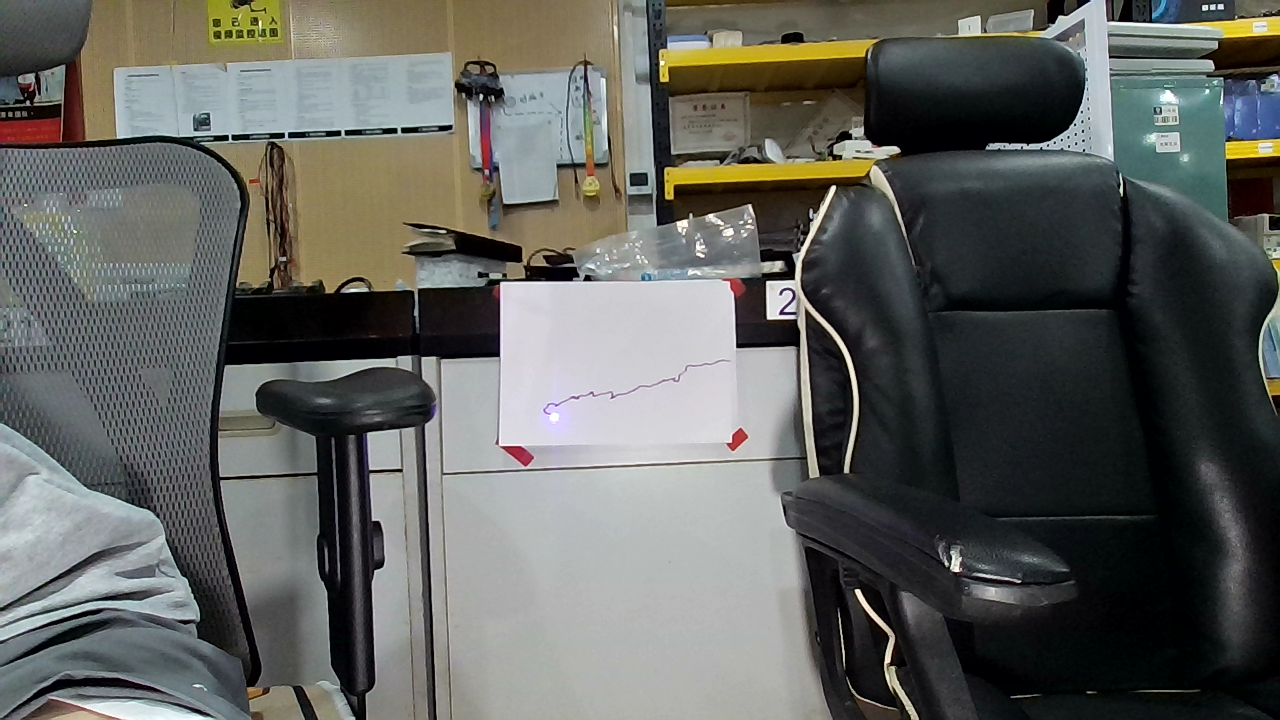
#> input picture opencv/photo_1753685422.png, 1280 x 720 px, given in place of the camera
$ python HSV.py
#> lines starting #> are read from the running program, lines starting #| are printed output that depends on the picture; after the words box and inside, x2 and y2 are one past the last pixel; in counts of white or black regions, pixels touching at a corner belong together
import cv2
import numpy as np

def nothing(x):
    pass

# 固定两个点作为ROI区域
x1, y1 = 236, 191
x2, y2 = 381, 293
xmin, xmax = min(x1, x2), max(x1, x2)
ymin, ymax = min(y1, y2), max(y1, y2)

cv2.namedWindow('ROI Live')
cv2.namedWindow('Mask')

# 创建 HSV 滑轨
cv2.createTrackbar('H low', 'Mask', 0, 179, nothing)
#> slider 'H low' is set to 35
cv2.createTrackbar('H high', 'Mask', 179, 179, nothing)
cv2.createTrackbar('S low', 'Mask', 0, 255, nothing)
#> slider 'S low' is set to 51
cv2.createTrackbar('S high', 'Mask', 255, 255, nothing)
cv2.createTrackbar('V low', 'Mask', 0, 255, nothing)
#> slider 'V low' is set to 51
cv2.createTrackbar('V high', 'Mask', 255, 255, nothing)

frame_roi_global = None
hsv_roi_global = None

def set_hsv_trackbars(hsv_val, margin=(10, 40, 40)):
    h, s, v = hsv_val
    h_low = max(h - margin[0], 0)
    h_high = min(h + margin[0], 179)
    s_low = max(s - margin[1], 0)
    s_high = min(s + margin[1], 255)
    v_low = max(v - margin[2], 0)
    v_high = min(v + margin[2], 255)

    cv2.setTrackbarPos('H low', 'Mask', h_low)
    cv2.setTrackbarPos('H high', 'Mask', h_high)
    cv2.setTrackbarPos('S low', 'Mask', s_low)
    cv2.setTrackbarPos('S high', 'Mask', s_high)
    cv2.setTrackbarPos('V low', 'Mask', v_low)
    cv2.setTrackbarPos('V high', 'Mask', v_high)

# 鼠标回调：只在ROI小窗口中响应
def mouse_callback(event, x, y, flags, param):
    global frame_roi_global, hsv_roi_global
    if event == cv2.EVENT_LBUTTONDOWN and frame_roi_global is not None and hsv_roi_global is not None:
        bgr = frame_roi_global[y, x]
        hsv_pixel = hsv_roi_global[y, x]
        print(f'你点击的像素(ROI内) BGR={bgr}, HSV={hsv_pixel}')
        set_hsv_trackbars(hsv_pixel)
        cv2.circle(frame_roi_global, (x, y), 5, (0, 0, 255), 2)

cv2.setMouseCallback('ROI Live', mouse_callback)

cap = cv2.VideoCapture(2)
cap.set(cv2.CAP_PROP_FRAME_WIDTH, 640)
cap.set(cv2.CAP_PROP_FRAME_HEIGHT, 480)

while True:
    ret, frame = cap.read()
#> frame is the input picture: shape (720, 1280, 3); mean B, G, R 93.8, 97.9, 96.5
    if not ret:
        break

    roi = frame[ymin:ymax, xmin:xmax]
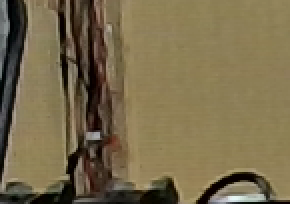
#> roi: shape (102, 145, 3) (shown 2 times larger); mean B, G, R 76.2, 107.2, 120.6
    if roi.size == 0:
        continue

    frame_roi_global = roi.copy()
    hsv_roi = cv2.cvtColor(roi, cv2.COLOR_BGR2HSV)
#> hsv_roi: shape (102, 145, 3); mean H, S, V 23.6, 103, 120.8
    hsv_roi_global = hsv_roi

    # 滑轨值
    h_low = cv2.getTrackbarPos('H low', 'Mask')
    h_high = cv2.getTrackbarPos('H high', 'Mask')
    s_low = cv2.getTrackbarPos('S low', 'Mask')
    s_high = cv2.getTrackbarPos('S high', 'Mask')
    v_low = cv2.getTrackbarPos('V low', 'Mask')
    v_high = cv2.getTrackbarPos('V high', 'Mask')

    lower = np.array([h_low, s_low, v_low])
    upper = np.array([h_high, s_high, v_high])
    mask = cv2.inRange(hsv_roi, lower, upper)
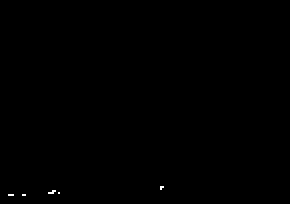
#> mask: shape (102, 145) (shown 2 times larger); 0.09% white in thin lines or dots, all inside (x1, y1, x2, y2) = (4, 93, 82, 98)
    result = cv2.bitwise_and(roi, roi, mask=mask)

    # ROI二值化
    gray = cv2.cvtColor(roi, cv2.COLOR_BGR2GRAY)
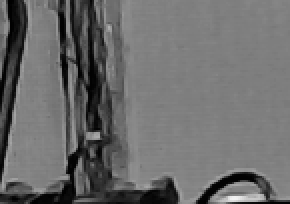
#> gray: shape (102, 145) (shown 2 times larger); min 0, max 242, mean 107.7
    _, binary = cv2.threshold(gray, 127, 255, cv2.THRESH_BINARY)
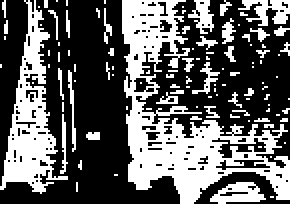
#> binary: shape (102, 145) (shown 2 times larger); 37.7% white; 108 white regions (86 under 20 px), largest, box (x1, y1, x2, y2) and area: (61, 0, 145, 102) 2943, (0, 0, 34, 97) 1231, (105, 91, 133, 102) 183

    # 只显示ROI和处理结果
    cv2.imshow('ROI Live', frame_roi_global)  # 支持点击取色
    cv2.imshow('Mask', mask)
    cv2.imshow('Result', result)
    cv2.imshow('Binary', binary)

    key = cv2.waitKey(1) & 0xFF
#> (key q is pressed here)
    if key == ord('a'):
        h_center, w_center = hsv_roi.shape[0] // 2, hsv_roi.shape[1] // 2
        roi_small = hsv_roi[h_center-20:h_center+20, w_center-20:w_center+20]
        mean_hsv = cv2.mean(roi_small)[:3]
        mean_hsv = tuple(int(c) for c in mean_hsv)
        print(f"自动检测到ROI中心主HSV: {mean_hsv}")
        set_hsv_trackbars(mean_hsv)
    if key == ord('q'):
        break

cap.release()
cv2.destroyAllWindows()

$ run again, on opencv/MJPG.png
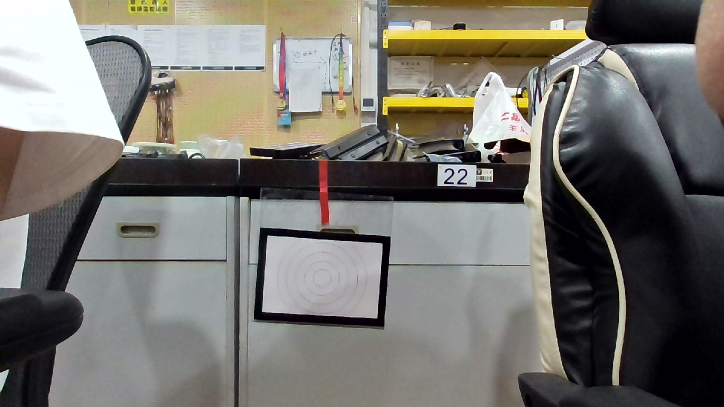
#> input picture opencv/MJPG.png, 1448 x 814 px, given in place of the camera (shown at 1/2 size)
#> frame is the input picture: shape (814, 1448, 3); mean B, G, R 110.2, 116.1, 118.6
#> hsv_roi: shape (102, 145, 3); mean H, S, V 39.7, 69.7, 152.7
#> `mask = cv2.inRange(hsv_roi, lower, upper)`:
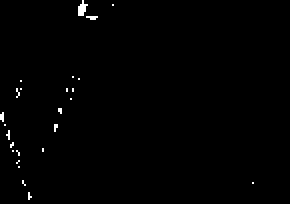
#> mask: shape (102, 145) (shown 2 times larger); 0.65% white in thin lines or dots, all inside (x1, y1, x2, y2) = (0, 0, 127, 100)
#> `_, binary = cv2.threshold(gray, 127, 255, cv2.THRESH_BINARY)`:
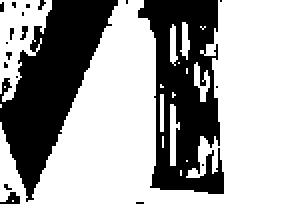
#> binary: shape (102, 145) (shown 2 times larger); 63.9% white; 20 black regions (17 under 20 px), largest, box (x1, y1, x2, y2) and area: (0, 0, 59, 101) 2681, (69, 0, 112, 97) 2534, (0, 96, 10, 102) 34

$ run again, on opencv/YUYU1280*800.png
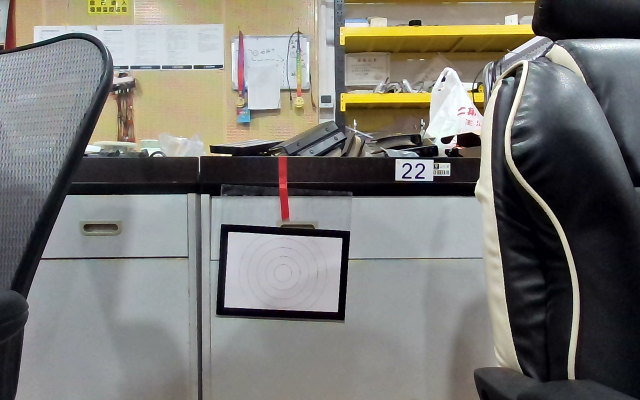
#> input picture opencv/YUYU1280*800.png, 1280 x 800 px, given in place of the camera (shown at 1/2 size)
#> frame is the input picture: shape (800, 1280, 3); mean B, G, R 115.8, 120.5, 121.7
#> hsv_roi: shape (102, 145, 3); mean H, S, V 23.6, 70.5, 184.9
#> mask: shape (102, 145); 0.01% white in thin lines or dots, all inside (x1, y1, x2, y2) = (16, 82, 17, 83)
#> `gray = cv2.cvtColor(roi, cv2.COLOR_BGR2GRAY)`:
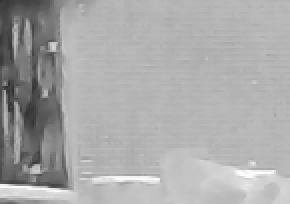
#> gray: shape (102, 145) (shown 2 times larger); min 46, max 255, mean 169.3
#> `_, binary = cv2.threshold(gray, 127, 255, cv2.THRESH_BINARY)`:
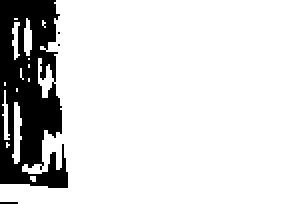
#> binary: shape (102, 145) (shown 2 times larger); 85.1% white; 4 black regions (3 under 20 px), largest, box (x1, y1, x2, y2) and area: (0, 0, 34, 94) 2186
